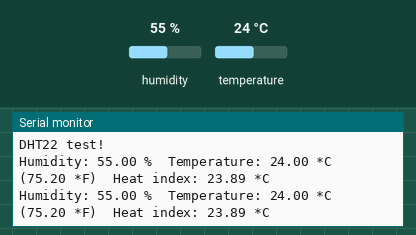
Bench run of a sketch on a simulated Arduino Uno, built with avr-gcc and run on an emulated ATmega328P. Parts: the last lines printed to the serial monitor. Inputs (shaded band) come from the test bench; at power-on: humidity 55 %, temperature 24 °C.

Above: at 4.8 s.
4.9 s: humidity set to 22 %
At 6.4 s:
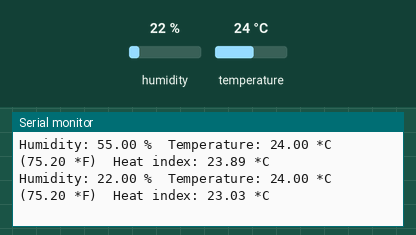
7.9 s: temperature set to 12 °C
At 8.4 s:
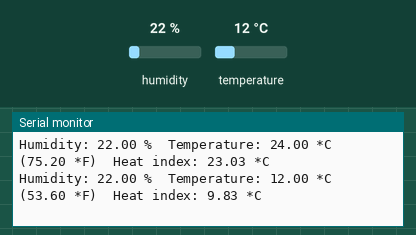
10.9 s: humidity set to 40 %
At 13.6 s:
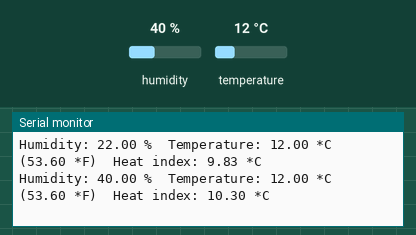
Timing chart, 0 to 15.1 s (numbered marks = the images above; inputs shaded):
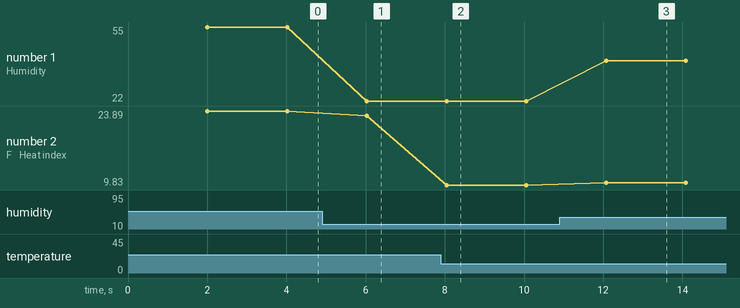

Measured:
- after the input at 4.9 s, the serial monitor: prints a new line after 1.1 s (image 1)
- after the input at 7.9 s, the serial monitor: prints a new line after 0.15 s (image 2)
- after the input at 10.9 s, the serial monitor: prints a new line after 1.2 s (image 3)
- plotted number 1: 55 → 22 after the input at 4.9 s, 22 → 40 after the input at 10.9 s
- plotted number 2: 23.89 → 23.03 after the input at 4.9 s, 23.03 → 9.83 after the input at 7.9 s, 9.83 → 10.3 after the input at 10.9 s

The sketch:

HumidityTempHeatindex.ino
```cpp
// Example testing sketch for various DHT humidity/temperature sensors
// Written by ladyada, public domain

#include "DHT.h"

#define DHTPIN 2     // what pin we're connected to

// Uncomment whatever type you're using!
//#define DHTTYPE DHT11   // DHT 11
#define DHTTYPE DHT22   // DHT 22  (AM2302)
//#define DHTTYPE DHT21   // DHT 21 (AM2301)

// Connect pin 1 (on the left) of the sensor to +5V
// NOTE: If using a board with 3.3V logic like an Arduino Due connect pin 1
// to 3.3V instead of 5V!
// Connect pin 2 of the sensor to whatever your DHTPIN is
// Connect pin 4 (on the right) of the sensor to GROUND
// Connect a 10K resistor from pin 2 (data) to pin 1 (power) of the sensor

// Initialize DHT sensor for normal 16mhz Arduino
DHT dht(DHTPIN, DHTTYPE);
// NOTE: For working with a faster chip, like an Arduino Due or Teensy, you
// might need to increase the threshold for cycle counts considered a 1 or 0.
// You can do this by passing a 3rd parameter for this threshold.  It's a bit
// of fiddling to find the right value, but in general the faster the CPU the
// higher the value.  The default for a 16mhz AVR is a value of 6.  For an
// Arduino Due that runs at 84mhz a value of 30 works.
// Example to initialize DHT sensor for Arduino Due:
//DHT dht(DHTPIN, DHTTYPE, 30);

void setup() {
  Serial.begin(9600);
  Serial.println("DHT22 test!"); // Change to represent the DHT22

  dht.begin();
}

void loop() {
  // Wait a few seconds between measurements.
  delay(2000);

  // Reading temperature or humidity takes about 250 milliseconds!
  // Sensor readings may also be up to 2 seconds 'old' (its a very slow sensor)
  float h = dht.readHumidity();
  // Read temperature as Celsius
  float t = dht.readTemperature();
  // Read temperature as Fahrenheit
  float f = dht.readTemperature(true);

  // Check if any reads failed and exit early (to try again).
  if (isnan(h) || isnan(t) || isnan(f)) {
    Serial.println("Failed to read from DHT sensor!");
    return;
  }

  // Compute heat index
  // Must send in temp in Fahrenheit!
  float hi = dht.computeHeatIndex(f, h);

  Serial.print("Humidity: ");
  Serial.print(h);
  Serial.print(" %\t");
  Serial.print("Temperature: ");
  Serial.print(t);
  Serial.print(" *C (");
  Serial.print(f);
  Serial.print(" *F)\t");
  Serial.print("Heat index: ");
  Serial.print(dht.convertFtoC(hi)); // Return Celsius temp for heat index
  Serial.println(" *C");
}
```
